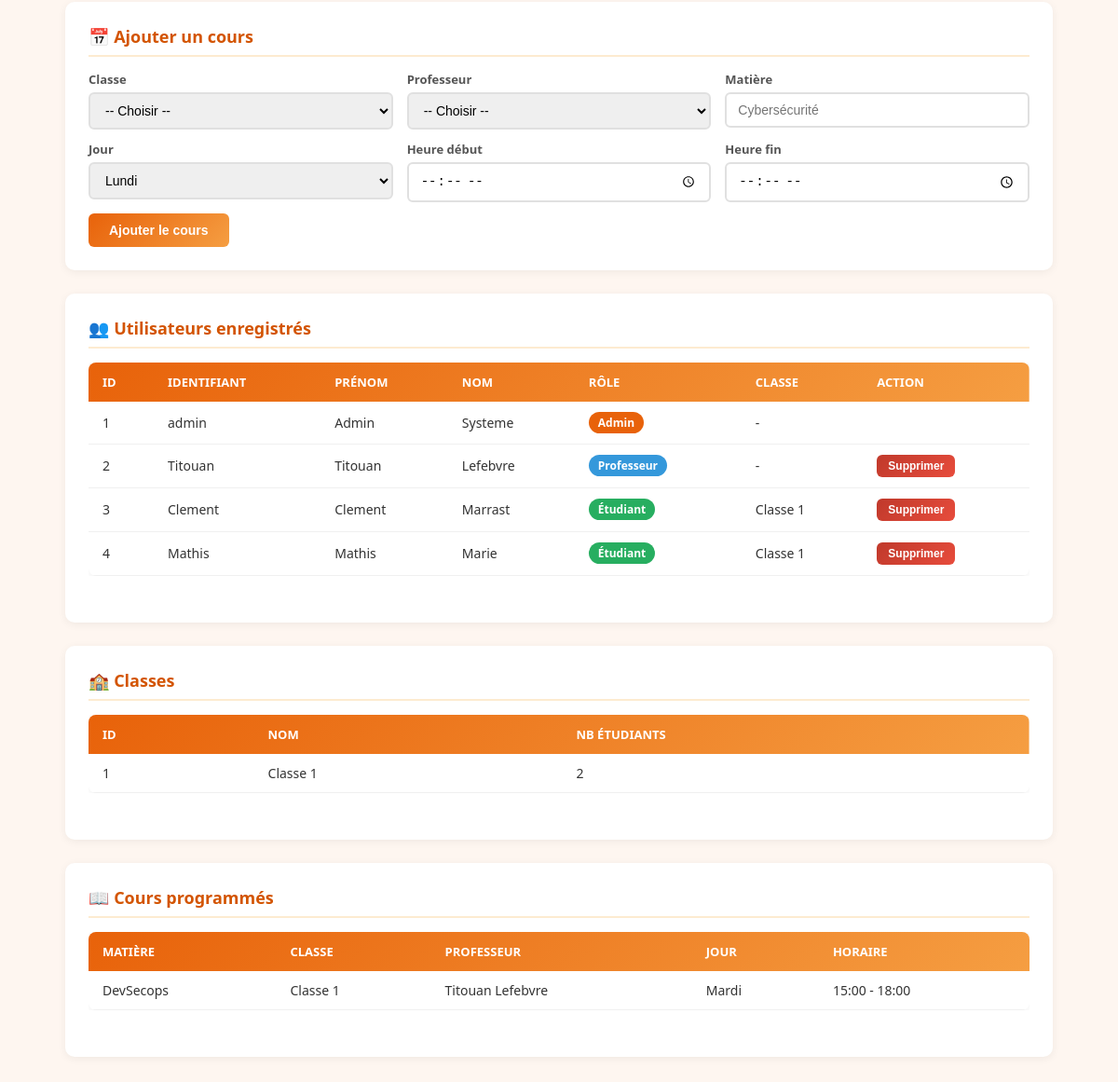
Before: /admin/users (signed in, lower part) with the older database file.
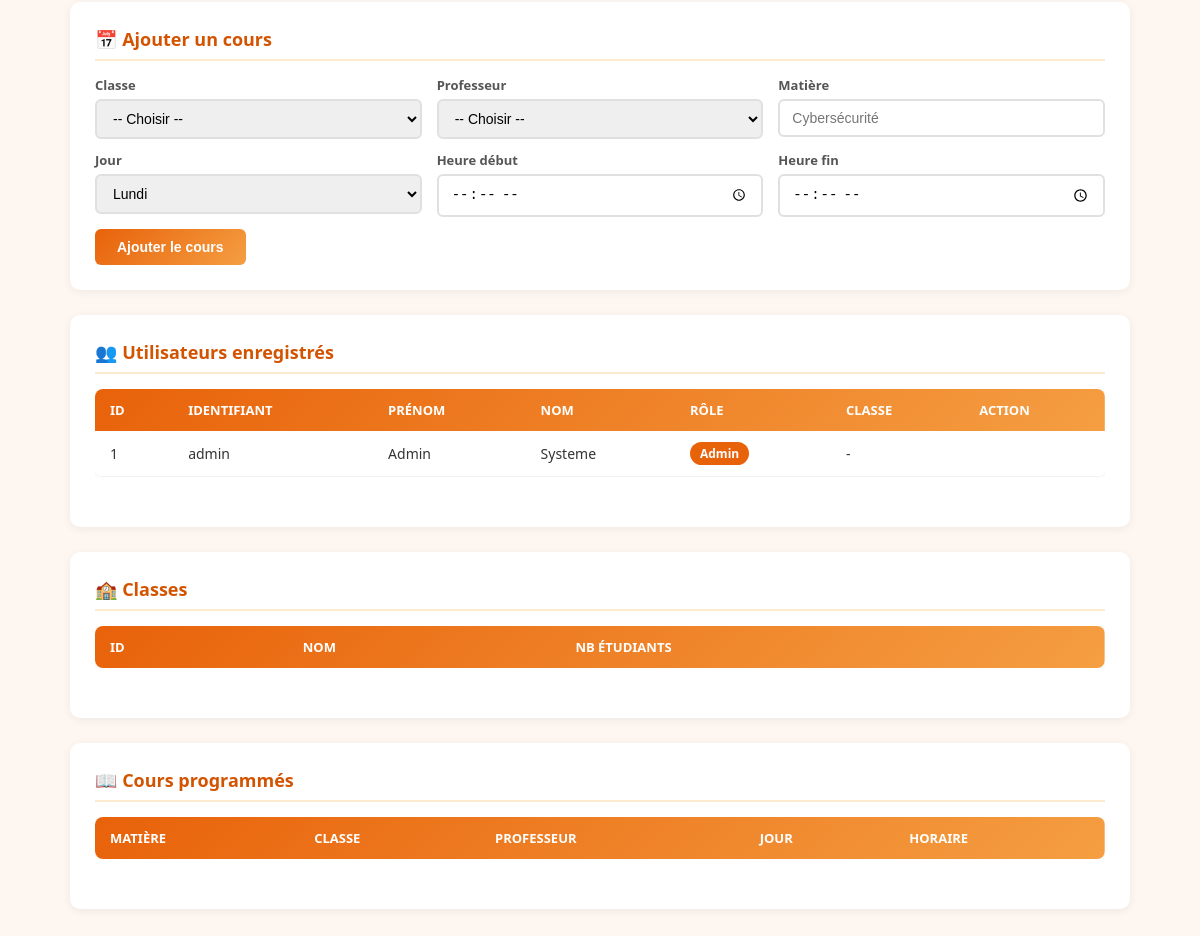
After: the same page with the newer database file.
### app.py (models this page shows)
class User(db.Model):
    id = db.Column(db.Integer, primary_key=True)
    username = db.Column(db.String(50), unique=True, nullable=False)
    password = db.Column(db.String(255), nullable=False)
    role = db.Column(db.String(20), nullable=False)
    nom = db.Column(db.String(50), nullable=True)
    prenom = db.Column(db.String(50), nullable=True)
    classe_id = db.Column(db.Integer, db.ForeignKey('classe.id'), nullable=True)

class Classe(db.Model):
    id = db.Column(db.Integer, primary_key=True)
    nom = db.Column(db.String(50), unique=True, nullable=False)
    etudiants = db.relationship('User', backref='classe_associee', lazy=True)

class Cours(db.Model):
    id = db.Column(db.Integer, primary_key=True)
    classe_id = db.Column(db.Integer, db.ForeignKey('classe.id'), nullable=False)
    professeur_id = db.Column(db.Integer, db.ForeignKey('user.id'), nullable=False)
    matiere = db.Column(db.String(100), nullable=False)
    jour = db.Column(db.String(20), nullable=False)
    start_time = db.Column(db.String(10), nullable=False)
    end_time = db.Column(db.String(10), nullable=False)
    classe = db.relationship('Classe', backref='cours_liste')
    professeur = db.relationship('User', backref='cours_prof')

### app.py (the view, shortened to what this page needs)
@app.route('/admin/users', methods=['GET', 'POST'])
@role_required('admin')
def admin_users():
    users = User.query.all()
    classes = Classe.query.all()
    professeurs = User.query.filter_by(role='professeur').all()
    etudiants = User.query.filter_by(role='etudiant').all()
    cours_liste = Cours.query.all()
    return render_template('admin/users.html', users=users, classes=classes, professeurs=professeurs, etudiants=etudiants, cours_liste=cours_liste)

### app.py (called while the page is built)
def role_required(*roles):
    def wrapper(f):
        @wraps(f)
        def decorated_function(*args, **kwargs):
            if 'user_id' not in session:
                return redirect(url_for('login'))
            if session.get('role') not in roles:
                logging.warning(f"Acces refuse - {session.get('username')} sur {request.path}")
                abort(403)
            return f(*args, **kwargs)
        return decorated_function
    return wrapper

@app.after_request
def ajouter_headers(response):
    response.headers['X-Content-Type-Options'] = 'nosniff'
    response.headers['X-Frame-Options'] = 'DENY'
    response.headers['X-XSS-Protection'] = '1; mode=block'
    response.headers['Content-Security-Policy'] = "default-src 'self'; script-src 'self' 'unsafe-inline' https://cdn.jsdelivr.net; style-src 'self' 'unsafe-inline' https://fonts.googleapis.com https://cdn.jsdelivr.net; font-src 'self' https://fonts.gstatic.com; img-src 'self' data:;"
    response.headers['Referrer-Policy'] = 'strict-origin-when-cross-origin'
    return response

### templates/admin/users.html (shortened to what the changed rows need)
{% extends 'base.html' %}
{% block content %}
<div class="form-section">
    <h2>📅 Ajouter un cours</h2>
</div>
<div class="form-section">
    <h2>👥 Utilisateurs enregistrés</h2>
    <div class="table-wrapper">
        <table>
            <thead>
                <tr>
                    <th>ID</th>
                    <th>Identifiant</th>
                    <th>Prénom</th>
                    <th>Nom</th>
                    <th>Rôle</th>
                    <th>Classe</th>
                    <th>Action</th>
                </tr>
            </thead>
            <tbody>
                {% for u in users %}
                <tr>
                    <td>{{ u.id }}</td>
                    <td>{{ u.username }}</td>
                    <td>{{ u.prenom or '-' }}</td>
                    <td>{{ u.nom or '-' }}</td>
                    <td>
                        {% if u.role == 'admin' %}
                            <span class="badge badge-admin">Admin</span>
                        {% elif u.role == 'professeur' %}
                            <span class="badge badge-prof">Professeur</span>
                        {% else %}
                            <span class="badge badge-etudiant">Étudiant</span>
                        {% endif %}
                    </td>
                    <td>{{ u.classe_associee.nom if u.classe_associee else '-' }}</td>
                    <td>
                        {% if u.username != 'admin' %}
                        <form method="POST" style="display:inline;" onsubmit="return confirm('Supprimer cet utilisateur ?');">
                            <button type="submit" class="btn btn-danger btn-small">Supprimer</button>
                        </form>
                        {% endif %}
                    </td>
                </tr>
                {% endfor %}
            </tbody>
        </table>
    </div>
</div>
<div class="form-section">
    <h2>🏫 Classes</h2>
    <div class="table-wrapper">
        <table>
            <thead>
                <tr>
                    <th>ID</th>
                    <th>Nom</th>
                    <th>Nb étudiants</th>
                </tr>
            </thead>
            <tbody>
                {% for c in classes %}
                <tr>
                    <td>{{ c.id }}</td>
                    <td>{{ c.nom }}</td>
                    <td>{{ c.etudiants|length }}</td>
                </tr>
                {% endfor %}
            </tbody>
        </table>
    </div>
</div>
<div class="form-section">
    <h2>📖 Cours programmés</h2>
    <div class="table-wrapper">
        <table>
            <thead>
                <tr>
                    <th>Matière</th>
                    <th>Classe</th>
                    <th>Professeur</th>
                    <th>Jour</th>
                    <th>Horaire</th>
                </tr>
            </thead>
            <tbody>
                {% for c in cours_liste %}
                <tr>
                    <td>{{ c.matiere }}</td>
                    <td>{{ c.classe.nom if c.classe else '-' }}</td>
                    <td>{{ c.professeur.prenom }} {{ c.professeur.nom }}</td>
                    <td>{{ c.jour }}</td>
                    <td>{{ c.start_time }} - {{ c.end_time }}</td>
                </tr>
                {% endfor %}
            </tbody>
        </table>
    </div>
</div>
{% endblock %}

Changed rows visible on the page:
removed User: id "2", username "Titouan", prenom "Titouan", nom "Lefebvre", role "Professeur", classe_associee "-"
removed User: id "3", username "Clement", prenom "Clement", nom "Marrast", role "Étudiant", classe_associee "Classe 1"
removed User: id "4", username "Mathis", prenom "Mathis", nom "Marie", role "Étudiant", classe_associee "Classe 1"
removed Classe: id "1", nom "Classe 1", etudiants|length "2"
removed Cours: matiere "DevSecops", classe "Classe 1", professeur.prenom "Titouan", professeur.nom "Lefebvre", jour "Mardi", start_time "15:00", end_time "18:00"
